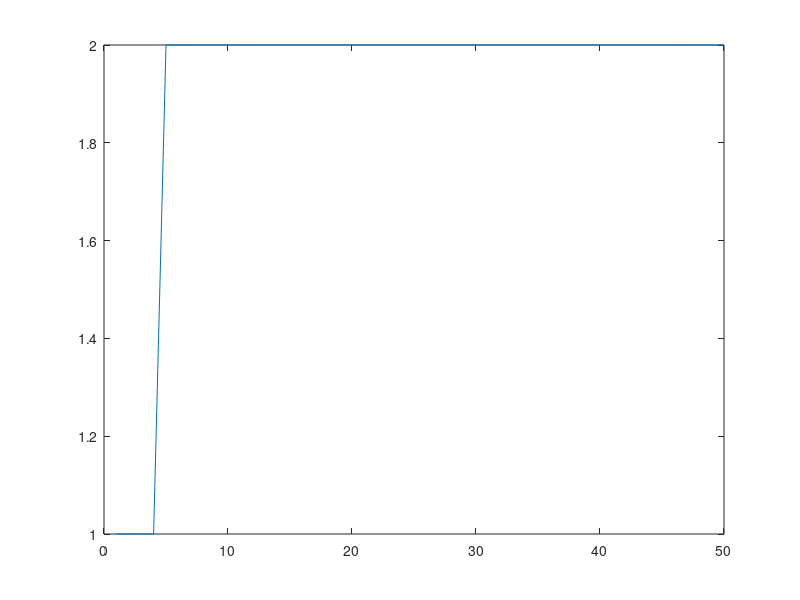

This chart was generated by the following MATLAB code:
clc;
clear;

x = [0 0 1 1; 0 1 0 1];
y = [0 1 1 0];
w = [0 0];
b = [0 0];
alpha = 0.1;
theta = 0.5;
iter = 50;
for k = 1:iter
    for i=1:size(x,2)
        p(i) = b(1) + x(1,i)*w(1) + x(2,i)*w(2);
        q(i) = b(1) + x(1,i)*(1-w(1)) + x(2,i)*(1-w(2));
        y1 = (p(i) >= theta);
        y2 = (q(i) >= theta);
        r(i) = b(2) + y1 + y2;
        h(i) = (r(i) >= theta);
        if (h(i) ~= y(i))
            for j=1:2
                w(j) = w(j) + (alpha*(y1+y2)*x(j,i));
            end
            b(2) = b(2) + (alpha*y(i));
            b(1) = b(1) + alpha*(y1+y2);
        end
    end
    e(k) = sum((y-h).^2);
end
plot(e)